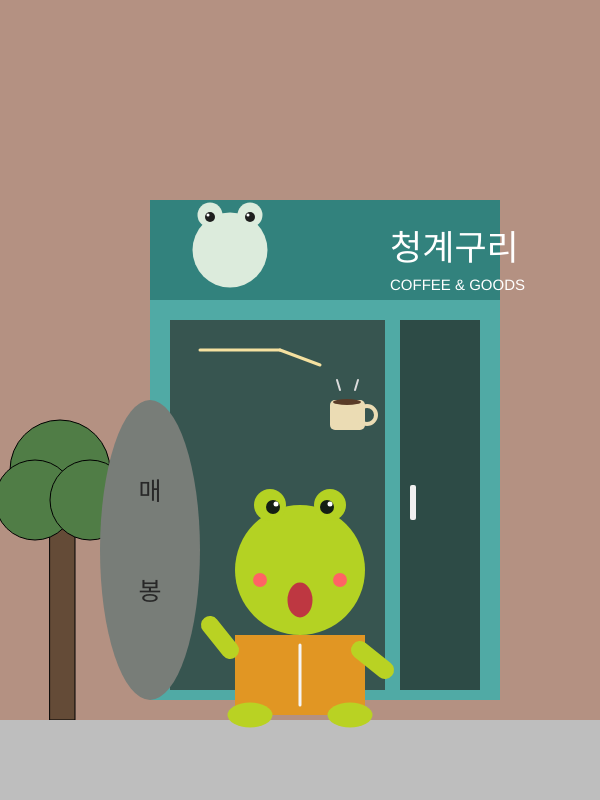
Frame 1 (no input)
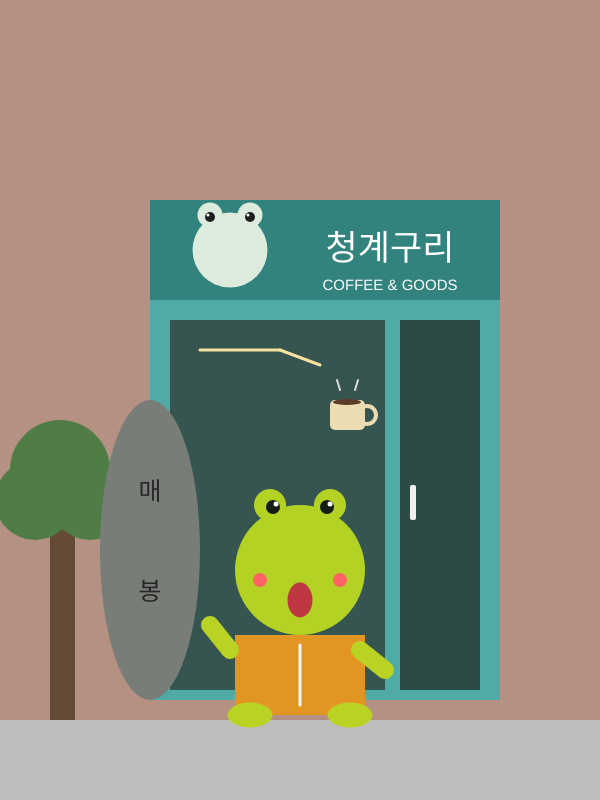
Frame 60 (no input)
Frame 120 (the mouse pressed at the canvas centre since frame 60): identical to frame 60, image omitted

The p5.js sketch that drew these frames (run headless with seeded random() and noise() and a simulated clock; from frame 60 on, the mouse is pressed at the canvas centre):

// p5.js sketch
// ── sketch.js
function setup() {
  createCanvas(600, 800);
}

function draw() {
  // 전체 배경 - 건물 벽
  background(180,145,130);
  //나무
  fill(100, 75, 55);
  rect(50, 500, 25, 220);
  fill(80, 125, 70);
  circle(60, 470, 100);
  circle(35, 500, 80);
  circle(90, 500, 80);
  // 카페 외관
  fill(80,170,165);
  noStroke();
  rect(150,200,350,500);
  fill(190);
  rect(0, 720, 600, 80);
  // 위쪽 간판 영역
  fill(50,130,125);
  rect(150,200,350,100);
  fill(220, 235, 220);
  fill(220, 235, 220);
  circle(230, 250, 75);
  circle(210, 215, 25);
  circle(250, 215, 25);
  fill(30);
  circle(210, 217, 10);
  circle(250, 217, 10);
  fill(255);
  circle(208, 215, 3);
  circle(248, 215, 3);
  // 창문 영역
  fill(55,85,80);
  rect(170,320,215,370);
  fill(45,75,70);
  rect(400,320,80,370);
  // 문 손잡이
  fill(240);
  rect(410, 485, 6, 35, 2);
  // 창문 안쪽 조명
  stroke(245, 225, 160);
  strokeWeight(3);
  line(200, 350, 280, 350);
  line(280, 350, 320, 365);
  noStroke();
  fill(255);
  textSize(35);
  text("청계구리",390,260);
  fill(255);
  textSize(15);
  text("COFFEE & GOODS",390,290);
  fill(120,125,120);
  ellipse(150,550,100,300);
  fill(235, 220, 180);
  rect(330, 400, 35, 30, 5);
  noFill();
  stroke(235, 220, 180);
  strokeWeight(4);
  circle(367, 415, 18);
  noStroke();
  fill(90, 60, 40);
  ellipse(347, 402, 28, 6);
  stroke(220);
  strokeWeight(2);
  //조명
  line(340, 390, 337, 380);
  line(355, 390, 358, 380);
  noStroke();
  //개구리 얼굴
  fill(180,210,35);
  circle(300,570,130);
  circle(270,505,32);
  circle(330,505,32);
  fill(20,30,20);
  circle(273,507,14);
  circle(327,507,14);
  fill(255);
  circle(276,504,5);
  circle(330,504,5);
  fill(255,100,100);
  circle(260,580,14);
  circle(340,580,14);
  fill(190,55,65);
  ellipse(300,600,25,35);
  //매봉
  fill(40);
  textSize(25);
  textAlign(CENTER)
  text("매",150,500);
  text("봉",150,600);
  fill(225,150,35);
  rect(235,635,130,80);
  stroke(245);
  strokeWeight(3);
  line(300,645,300,705);
  stroke(185,210,35);
  strokeWeight(18);
  line(230,650,210,625);
  line(360,650,385,670);
  noStroke();
  fill(185,210,35);
  ellipse(250,715,45,25);
  ellipse(350,715,45,25);
}
